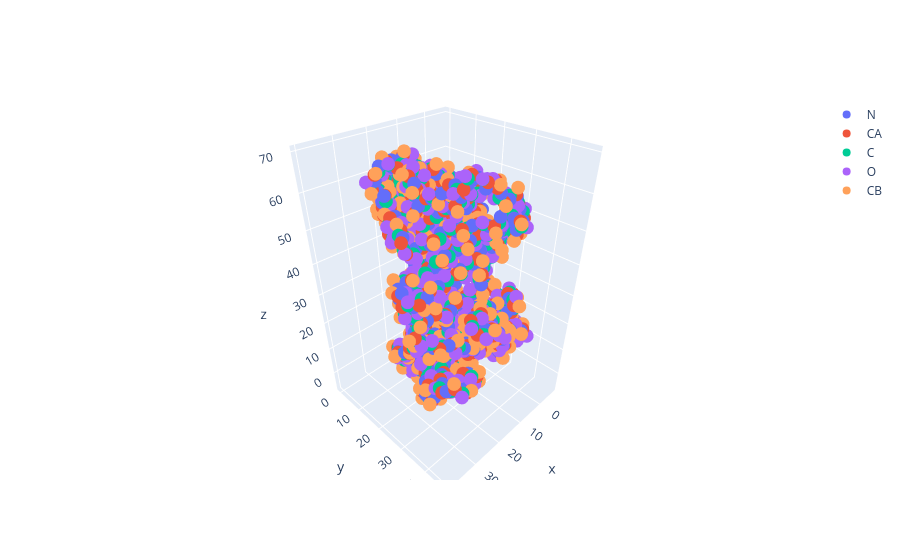

Write notebook code for a chart like this one.
### Markdown cell above
We can also define a function that operates on a singe ``Protein`` and apply it to all proteins in the ``ProteinBatch`` using the ``protein_apply()`` method:

### Code cell
from graphein.protein.tensor.plot import plot_structure

def single_plot(protein: gpt.Protein):
    return plot_structure(protein.coords, lines=False)

plots = batch.protein_apply(single_plot)
plots[2]

### Figure 1 — Plotly figure (JSON) as saved in the notebook; plotly's stock layout.template omitted (floating-point values rounded to 4 significant figures; data arrays with more than 128 entries replaced by an {"elided": "..."} marker saying what was removed)
{"data": [{"mode": "markers", "name": "N", "type": "scatter3d", "x": {"elided": "411 float values"}, "y": {"elided": "411 float values"}, "z": {"elided": "411 float values"}}, {"mode": "markers", "name": "CA", "type": "scatter3d", "x": {"elided": "411 float values"}, "y": {"elided": "411 float values"}, "z": {"elided": "411 float values"}}, {"mode": "markers", "name": "C", "type": "scatter3d", "x": {"elided": "411 float values"}, "y": {"elided": "411 float values"}, "z": {"elided": "411 float values"}}, {"mode": "markers", "name": "O", "type": "scatter3d", "x": {"elided": "411 float values"}, "y": {"elided": "411 float values"}, "z": {"elided": "411 float values"}}, {"mode": "markers", "name": "CB", "type": "scatter3d", "x": {"elided": "411 float values"}, "y": {"elided": "411 float values"}, "z": {"elided": "411 float values"}}], "layout": {}}
